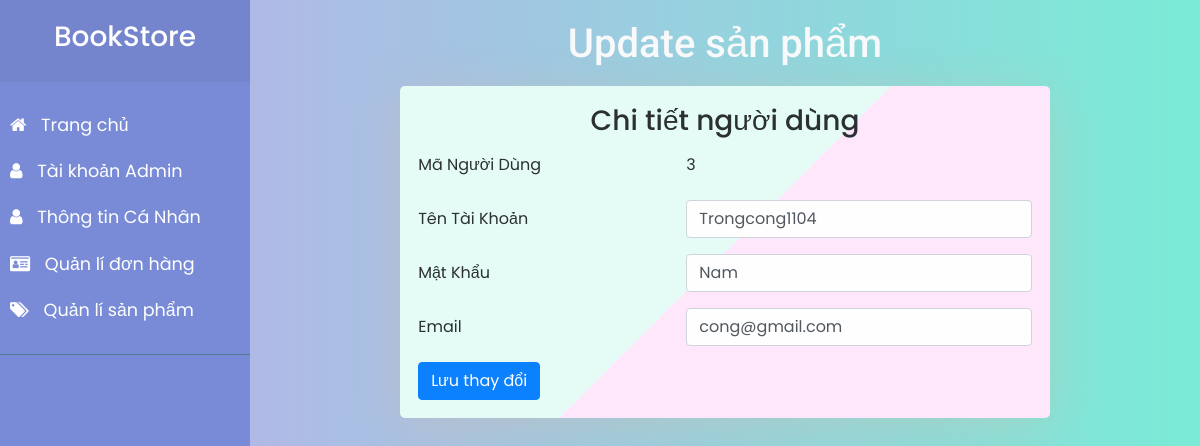
The app's page /Frontend/Admin/updateUser.php?edit=3 with its own data.
### tables this page shows
CREATE TABLE `taikhoan` (
  `maKH` int(11) NOT NULL,
  `Email` varchar(255) NOT NULL,
  `TenTk` text NOT NULL,
  `GioiTinh` varchar(255) NOT NULL,
  `NgaySinh` date NOT NULL,
  `Phone` text NOT NULL,
  `DiaChi` varchar(255) NOT NULL,
  `MatKhau` text NOT NULL
);

### Frontend/Admin/updateUser.php (the view, shortened to what this page needs)
<!DOCTYPE html>
<html lang="en">
  <head>
    <link
      rel="stylesheet"
      href="https://cdnjs.cloudflare.com/ajax/libs/font-awesome/4.7.0/css/font-awesome.min.css"
    />
    <link rel="stylesheet" href="https://cdn.jsdelivr.net/npm/bootstrap@4.5.3/dist/css/bootstrap.min.css">
    <link rel="stylesheet" href="css/jquery-ui.min.css" />
    <link rel="stylesheet" href="css/modal.css" />
    <link rel="stylesheet" href="css/style4.css" />
    <link rel="stylesheet" type="text/css" href="css/main.css" />
  </head>
  <body>
    <div class="wrapper">
      <?php
        include("sidebar.php");
      ?>
      <div id="content">
        <h1 class="text-center text-title-Don text-light">Update sản phẩm</h1>
        <?php
                $id = $_GET['edit'];
                include('connect.php');
                $lenh = "select * from taikhoan where maKH=$id";
                $kq = mysqli_query($conn,$lenh);
                while($row = mysqli_fetch_row($kq))
                {
                    echo"
                    <div class='form'>
                    <form role='form' method='POST' enctype='multipart/form-data' action='processUser.php?id=$id'>
                      <h3 class='text-center'>Chi tiết người dùng</h3>
                      <div class='form-group row'>
                        <label for='Id' class='col-sm-5 col-form-label'
                          >Mã Người Dùng</label
                        >
                        <div class='col-sm-7'>
                          <input
                            type='text'
                            readonly
                            class='form-control-plaintext'
                            id='Id'
                            name='id'
                            value = '$row[0]'
                          />
                        </div>
                      </div>
                      <div class='form-group row'>
                        <label for='inputTaiKhoan' class='col-sm-5 col-form-label'
                          >Tên Tài Khoản</label>
                        <div class='col-sm-7'>
                          <input
                            type='text'
                            class='form-control'
                            id='inputTaiKhoan'
                            name='TaiKhoan'
                            value = '$row[2]'
                          />
                        </div>
                      </div>
                      <div class='form-group row'>
                        <label for='inputPassword' class='col-sm-5 col-form-label'
                          >Mật Khẩu</label
                        >
                        <div class='col-sm-7'>
                          <input
                            type='text'
                            class='form-control'
                            id='inputPassword'
                            name='password'
                            value = '$row[3]'
                          />
                        </div>
                      </div>
                      <div class='form-group row'>
                        <label for='Email' class='col-sm-5 col-form-label'>Email</label>
                        <div class='col-sm-7'>
                          <input
                            type='text'
                            class='form-control'
                            id='Email'
                            name='email'
                            value = '$row[1]'
                          />
                        </div>
                      </div>
                      <button class='btn btn-primary' type='submit' name='update' onClick='update($row[2])'>
                        Lưu thay đổi
                      </button>
                    </form>
                  </div>
                  ";};
        ?>
        </div>
    </div>
  </body>
</html>

### Frontend/Admin/css/modal.css (style rules this page uses)
* { padding: 0; margin: 0; box-sizing: border-box; }
body { background-image: linear-gradient(-225deg, #e3fdf5 0%, #ffe6fa 100%); background-image: linear-gradient(to top, #a8edea 0%, #fed6e3 100%); background-attachment: fixed; background-repeat: no-repeat; font-family: "Vibur", cursive; font-family: "Abel", sans-serif; opacity: 0.95; }
form { width: 650px; height: auto; border-radius: 5px; margin: 2% auto; box-shadow: 0 9px 50px hsla(20, 67%, 75%, 0.31); padding: 2%; background-image: linear-gradient(-225deg, #e3fdf5 50%, #ffe6fa 50%); }

### Frontend/Admin/css/style4.css (style rules this page uses)
body { font-family: "Poppins", sans-serif; background: #fafafa; }
.wrapper { display: flex; align-items: stretch; }
#content { padding: 20px; min-height: 100vh; transition: all 0.3s; }

### Frontend/Admin/css/main.css (style rules this page uses)
.text-title-Don { font-family: "Roboto", sans-serif; }
#content { width: 100%; background: #74ebd5; background: -webkit-linear-gradient( to right, #acb6e5, #74ebd5 ); background: linear-gradient( to right, #acb6e5, #74ebd5 ); }

### records on screen
taikhoan: id "3", TaiKhoan "Trongcong1104", password "Nam", email "cong@gmail.com"
